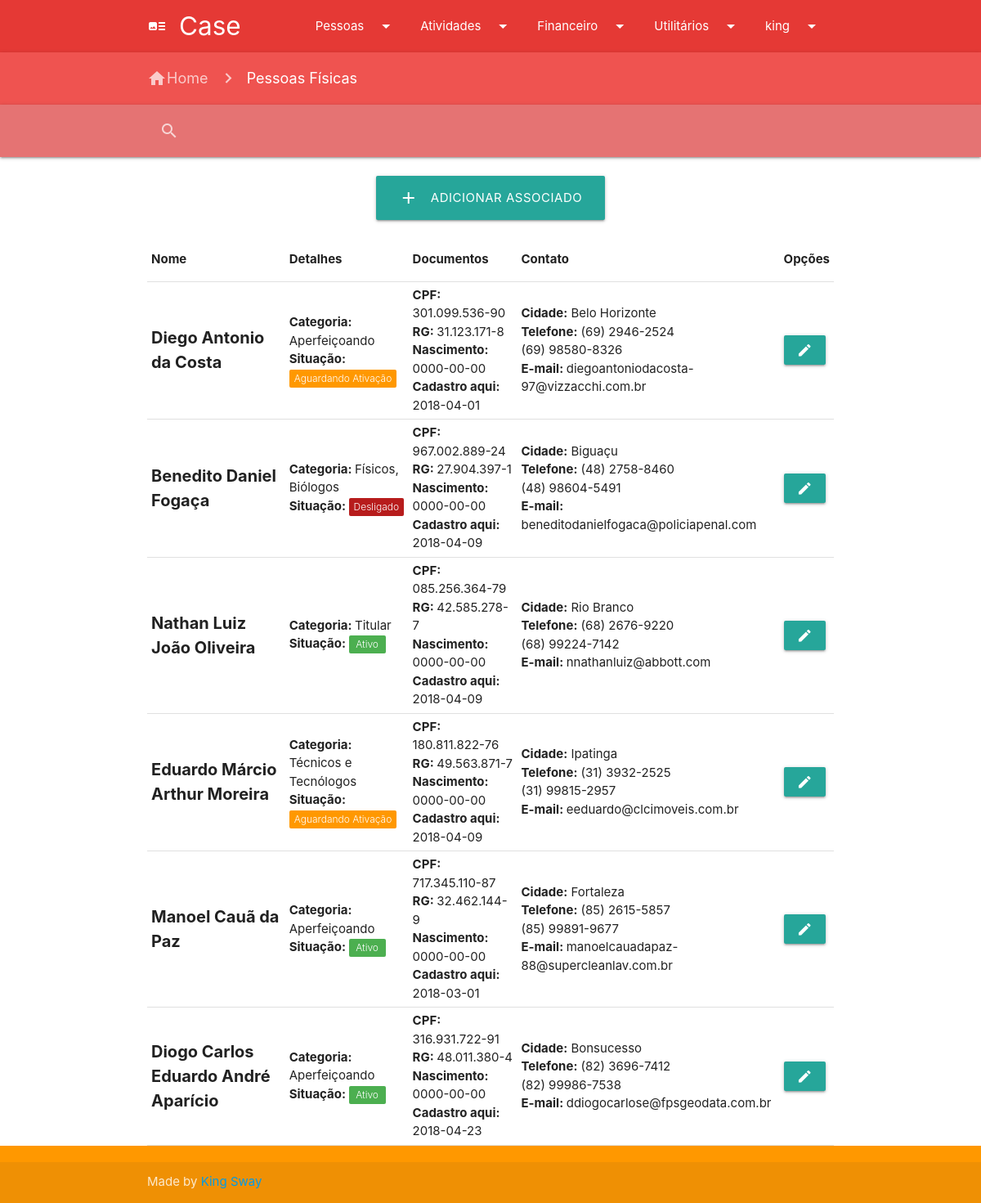
The app's page /page_pf.php (signed in) with its own data.
### tables this page shows
CREATE TABLE `tb_users` (
  `id` int(11) NOT NULL,
  `login` varchar(255) NOT NULL,
  `email` varchar(255) NOT NULL,
  `senha` varchar(255) NOT NULL,
  `permissoes` varchar(255) NOT NULL DEFAULT '0' COMMENT '1 - PF 2 - PJ 3 - Cursos 4 - Livros 5 - Inscrições 6 - Voucher 7 - Contas a Pagar 8 - A Receber 9 - Usuários 10 - Projetos; 11 - Marketing',
  `status` int(1) NOT NULL DEFAULT '1'
);

CREATE TABLE `tb_pf` (
  `id` int(11) NOT NULL,
  `nome` varchar(255) NOT NULL,
  `rg` varchar(255) NOT NULL,
  `cpf` varchar(255) NOT NULL,
  `nascimento` date NOT NULL,
  `categoria` varchar(255) NOT NULL,
  `situacao` int(1) NOT NULL,
  `cidade` varchar(255) NOT NULL,
  `estado` varchar(255) NOT NULL,
  `telefone` varchar(255) NOT NULL,
  `celular` varchar(255) NOT NULL,
  `email` varchar(255) NOT NULL,
  `senha` varchar(255) NOT NULL,
  `cadastroaqui` date NOT NULL
);

### page_pf.php (the view, shortened to what this page needs)
<!DOCTYPE html>
<html>
  <head>
    <link href="css/materialize.css" type="text/css" rel="stylesheet" media="screen,projection"/>
    <link href="css/style.css" type="text/css" rel="stylesheet" media="screen,projection"/>
  </head>
<body>
		<?php require_once ("padroes/navigation.php"); ?>
    <nav class="red lighten-1" role="navigation">
      <div class="nav-wrapper container">
        <a href="index.php" class="breadcrumb"><i class="material-icons">home</i>Home</a>
        <a class="breadcrumb">Pessoas Físicas</a>
      </div>
    </nav>
    <?php require_once ("padroes/search.php"); ?>
    <main>
    <br><div class="container center">
      <a class="waves-effect waves-light btn-large" href="add_page_pf.php"><i class="material-icons left">add</i>Adicionar associado</a><br><br>
      <div style="overflow-x:auto;">
        <table id="table">
          <tr>
            <th>Nome</th>
            <th>Detalhes</th>
            <th>Documentos</th>
            <th>Contato</th>
            <th>Opções</th>
          </tr>
          <?php
          $db = mysqli_connect('localhost', 'root', '', 'dbcollege');
          $user_check_query = "SELECT id, nome, rg, cpf, nascimento, categoria, situacao, cidade, estado, telefone, celular, email, cadastroaqui FROM tb_pf";
          $result = mysqli_query($db, $user_check_query);
          while ($user = mysqli_fetch_assoc($result)){ ?>
          <form method="POST" action="#">
        <tr class="hoverable">
          <td style="font-size: 20px; font-weight: bold;"><?php echo $user['nome'] ?></td>
              <td><b>Categoria: </b><?php echo $user['categoria'] ?><br><b>Situação: </b>
            <?php if ($user['situacao'] == 0) { echo '<span data-badge-caption="Desligado" class="new badge red darken-4">'; }
            if ($user['situacao'] == 1) { echo '<span data-badge-caption="Aguardando Ativação" class="new badge orange">'; }
            if ($user['situacao'] == 2) { echo '<span data-badge-caption="Ativo" class="new badge green">'; } ?></td>
            <td><b>CPF:</b> <?php echo $user['cpf'] ?><br><b>RG: </b><?php echo $user['rg'] ?><br><b>Nascimento: </b><?php echo $user['nascimento'] ?><br><b>Cadastro aqui: </b><?php echo $user['cadastroaqui'] ?></td>
            <td><b>Cidade:</b> <?php echo $user['cidade'] ?><br><b>Telefone:</b> <?php echo $user['telefone'] ?><br><?php echo $user['celular'] ?><br><b>E-mail: </b><?php echo $user['email'] ?><br></td>
          </form>
            <form method="POST" action="edit_pf.php">
            <td class="hoverable"><button class="btn tooltipped" data-tooltip="Editar" name="btnEditarPF" <?php echo 'value="'.$user['id'].'"' ?>><i class="material-icons">edit</i></button>
              </td>
            </form>
          <?php } ?>
        </table>
        </div>
    </div>
  </main>
    <?php require_once("padroes/footer.php"); ?>
</body>
</html>

### padroes/navigation.php (shortened to what this page needs)
<!DOCTYPE html>
<html>
<head>
</head>
<body>
  <?php
    $db = mysqli_connect('localhost', 'root', '', 'dbcollege');
    if (isset($_SESSION['usuario'])){
      $usuario = $_SESSION['usuario'];
      $query = "SELECT permissoes FROM tb_users WHERE login='$usuario'";
      $result = mysqli_query($db, $query);
      while ($user = mysqli_fetch_assoc($result)){
        $permissoes = explode(',',$user['permissoes']);
       ?>
    <nav class="red darken-1" role="navigation">
      <div class="nav-wrapper container">
        <a id="logo-container" class="brand-logo"><i class="large material-icons">art_track</i>Case</a>
        <ul id="navSite" class="right hide-on-med-and-down">
          <li><a <?php if(in_array("1", $permissoes) || in_array("2", $permissoes)) echo 'class="dropdown-trigger"'; else echo 'class="dropdown-trigger hide"'; ?>  href="#!" data-target="dropdownPessoas">Pessoas<i class="material-icons arrow right">arrow_drop_down</i></a></li>
          <li><a <?php if(in_array("3", $permissoes) || in_array("4", $permissoes) || in_array("5", $permissoes) || in_array("6", $permissoes)) echo 'class="dropdown-trigger"'; else echo 'class="dropdown-trigger hide"'; ?> href="#!" data-target="dropdownAtividades">Atividades<i class="material-icons arrow right">arrow_drop_down</i></a></li>
          <li><a <?php if(in_array("7", $permissoes) || in_array("8", $permissoes)) echo 'class="dropdown-trigger"'; else echo 'class="dropdown-trigger hide"'; ?> href="#!" data-target="dropdownFinanceiro">Financeiro<i class="material-icons arrow right">arrow_drop_down</i></a></li>
          <li><a <?php if(in_array("9", $permissoes) || in_array("10", $permissoes)) echo 'class="dropdown-trigger"'; else echo 'class="dropdown-trigger hide"'; ?> href="#!" data-target="dropdownUtilitarios">Utilitários<i class="material-icons arrow right">arrow_drop_down</i></a></li>
          <?php  if (isset($_SESSION['usuario'])) : ?>
          <li><a class="dropdown-trigger" href="#!" data-target="dropdownLogin"><?php echo $_SESSION['usuario']; ?><i class="material-icons arrow right">arrow_drop_down</i></a></li>
          <?php endif ?>
        </ul>
      </div>
    </nav>
    <?php }}?>
</body>
</html>

### page_pf.php (style rules this page uses)
td { padding: 5px; cursor: pointer; }

### padroes/footer.php (style rules this page uses)
body { display: flex;min-height: 100vh;flex-direction: column; }
main { flex: 1 0 auto; }

### records on screen
tb_pf: nome "Diego Antonio da Costa", categoria "Aperfeiçoando", situacao 1 (drawn), cpf "301.099.536-90", rg "31.123.171-8", nascimento "0000-00-00", cadastroaqui "2018-04-01", cidade "Belo Horizonte", telefone "(69) 2946-2524", celular "(69) 98580-8326", email "diegoantoniodacosta-97@vizzacchi.com.br", $user['id'] 1 (drawn)
tb_pf: nome "Benedito Daniel Fogaça", categoria "Físicos, Biólogos", situacao 0 (drawn), cpf "967.002.889-24", rg "27.904.397-1", nascimento "0000-00-00", cadastroaqui "2018-04-09", cidade "Biguaçu", telefone "(48) 2758-8460", celular "(48) 98604-5491", email "beneditodanielfogaca@policiapenal.com", $user['id'] 2 (drawn)
tb_pf: nome "Nathan Luiz João Oliveira", categoria "Titular", situacao 2 (drawn), cpf "085.256.364-79", rg "42.585.278-7", nascimento "0000-00-00", cadastroaqui "2018-04-09", cidade "Rio Branco", telefone "(68) 2676-9220", celular "(68) 99224-7142", email "nnathanluiz@abbott.com", $user['id'] 3 (drawn)
tb_pf: nome "Eduardo Márcio Arthur Moreira", categoria "Técnicos e Tecnólogos", situacao 1 (drawn), cpf "180.811.822-76", rg "49.563.871-7", nascimento "0000-00-00", cadastroaqui "2018-04-09", cidade "Ipatinga", telefone "(31) 3932-2525", celular "(31) 99815-2957", email "eeduardo@clcimoveis.com.br", $user['id'] 4 (drawn)
tb_pf: nome "Manoel Cauã da Paz", categoria "Aperfeiçoando", situacao 2 (drawn), cpf "717.345.110-87", rg "32.462.144-9", nascimento "0000-00-00", cadastroaqui "2018-03-01", cidade "Fortaleza", telefone "(85) 2615-5857", celular "(85) 99891-9677", email "manoelcauadapaz-88@supercleanlav.com.br", $user['id'] 5 (drawn)
tb_pf: nome "Diogo Carlos Eduardo André Aparício", categoria "Aperfeiçoando", situacao 2 (drawn), cpf "316.931.722-91", rg "48.011.380-4", nascimento "0000-00-00", cadastroaqui "2018-04-23", cidade "Bonsucesso", telefone "(82) 3696-7412", celular "(82) 99986-7538", email "ddiogocarlose@fpsgeodata.com.br", $user['id'] 6 (drawn)
